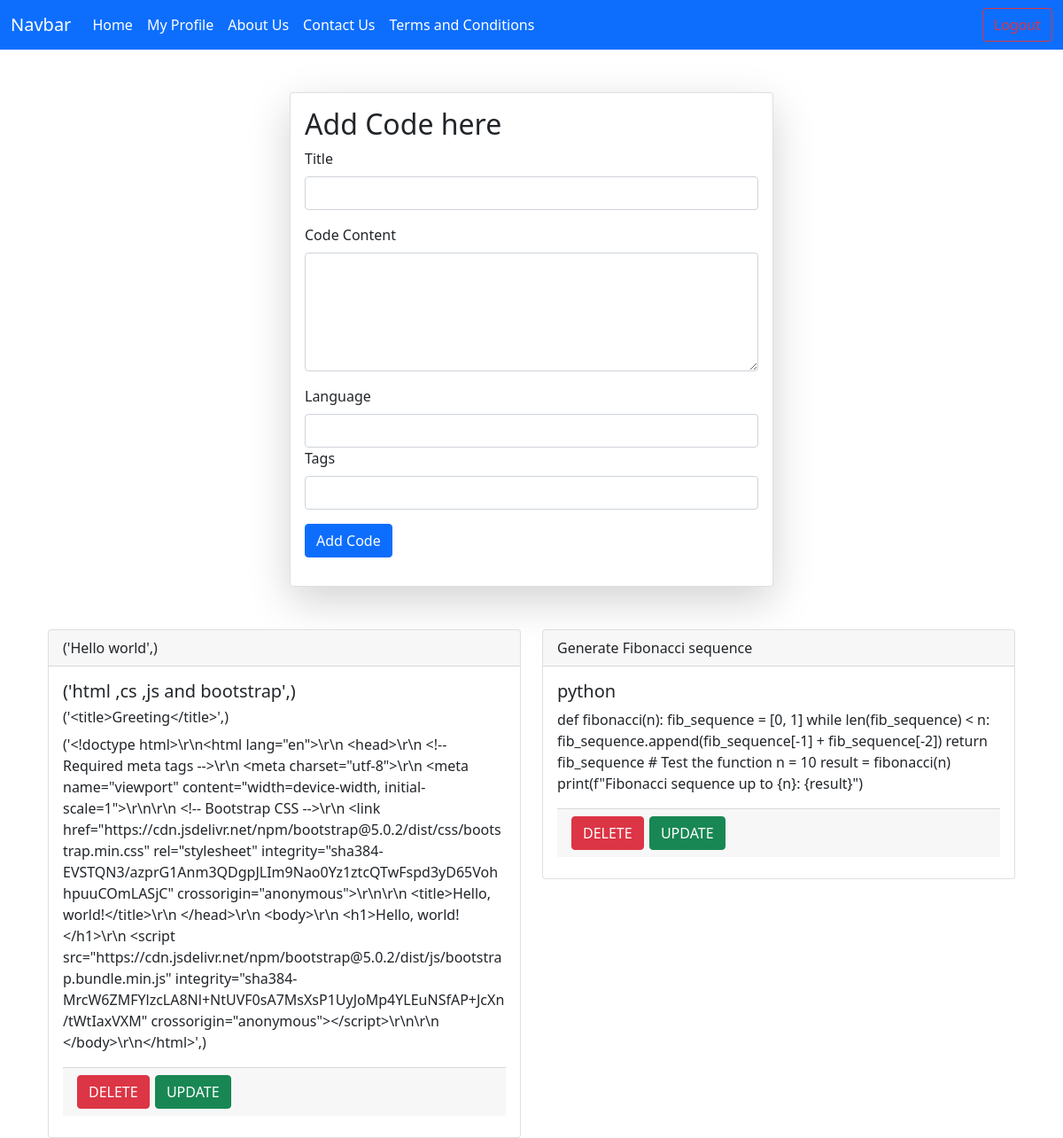
/myProfile/ (signed in), run on an earlier commit of the app's database.
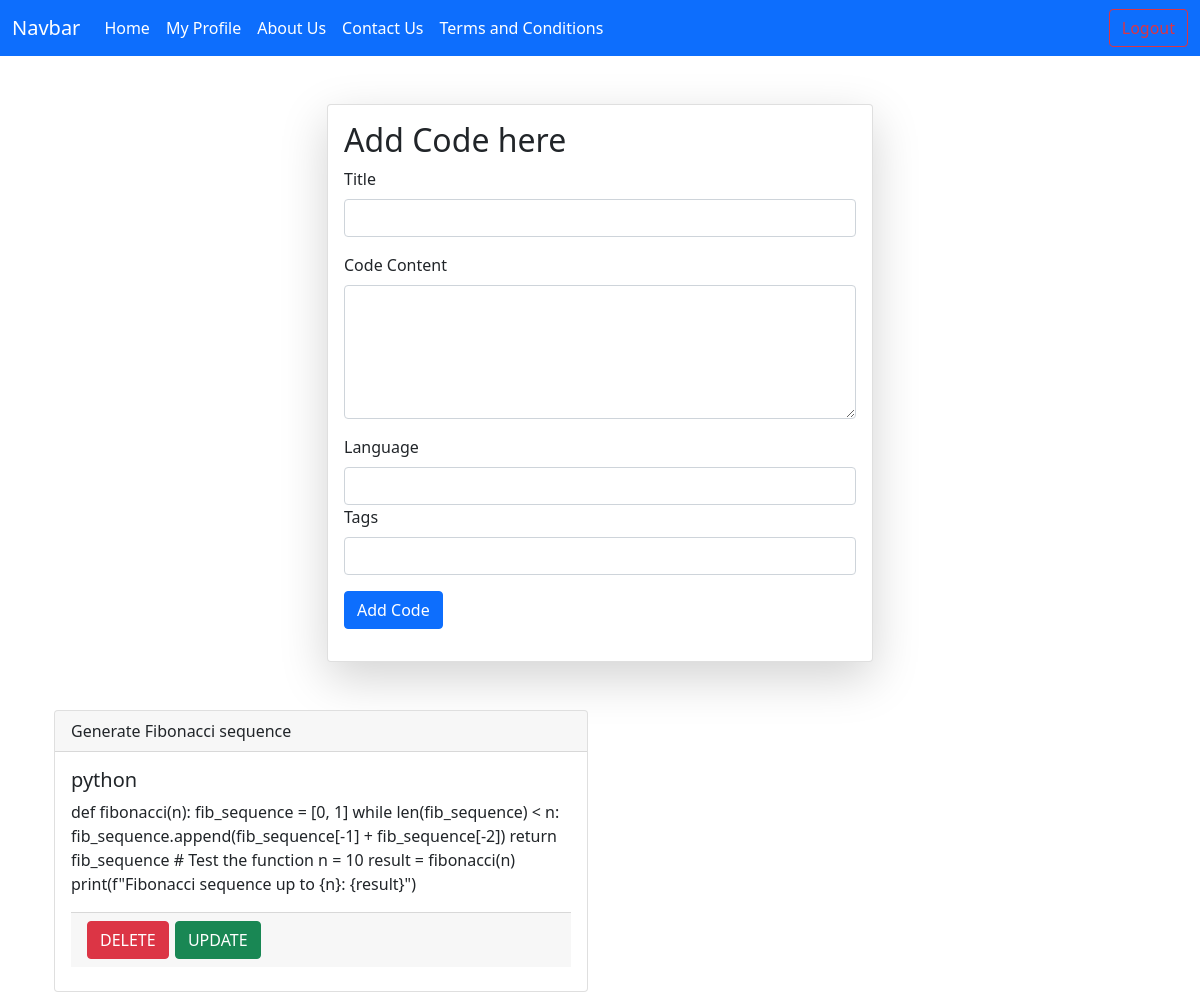
And on a later commit of the database.
### snippetApp/models.py (models this page shows, shortened)
class Code(models.Model):
    title=models.CharField(max_length=250)
    code_content=models.TextField()
    language=models.CharField(max_length=50)
    tags=models.CharField(max_length=250,blank=True,null=True)
    user=models.ForeignKey(User,on_delete=models.CASCADE)

### snippetApp/views.py (the view, shortened to what this page needs)
# urls.py: path('myProfile/',views.myProfile,name="myProfile"),
def myProfile(request):
    user=request.user
    queryset = Code.objects.filter(user=user)
    context = {'CodeContent': queryset}
    return render(request,"my_profile.html",context)

### snippetApp/templates/my_profile.html (shortened to what this page needs)
{% extends "base.html" %}
{% block content %}
<div class="container mt-5">
<form class="col-6 mx-auto card p-3 shadow-lg" method="post" enctype="multipart/form-data">
    <h2>Add Code here</h2>
    <div class="mb-3">
      <label for="inputTitle" class="form-label">Title</label>
      <input type="text" name="title" class="form-control">
    </div>
    <div class="mb-3">
      <label for="inputAddress2" class="form-label">Code Content</label>
      <textarea class="form-control" name="code_content" rows="5" required></textarea>
    </div>
    <div class="mb-3">
        <label for="inputLanguage" class="form-label">Language</label>
        <input type="text" name="language" class="form-control">
    <div class="mb-3">
        <label for="inputTags" class="form-label">Tags</label>
        <input type="text" name="tags" class="form-control">
    </div>
    <div class="col-12">
      <button type="submit" class="btn btn-primary">Add Code</button>
    </div>
  </form>
</div>
<div class="mt-5">
  {% if CodeContent %}
    <div class="row">
      {% for CodeContent in CodeContent %}
        <br>
        <div class="col-sm-6">
          <div class="card">
            <div class="card-header">
              {{CodeContent.title}}
            </div>
            <div class="card-body">
              <h5 class="card-title">{{CodeContent.language}}</h5>
              <h6>{{CodeContent.tags}}</h6>
              <p class="card-text">{{CodeContent.code_content}}</p>
              <h4 class="card-footer">
                <a class="btn btn-danger" href="/delete_codeSnippet/{{CodeContent.id}}">DELETE</a>
                <a class="btn btn-success" href="/update_codeSnippet/{{CodeContent.id}}">UPDATE</a>
            </div>
          </div>
        </div>
        <br>
      {% endfor %}
    </div>
  {% else %}
      <h4>NO CODE AVAILABLE</h4>
  {% endif %}
</div>
{% endblock %}

### snippetApp/templates/base.html (shortened to what this page needs)
<!doctype html>
<html lang="en">
  <head>
    <link href="https://cdn.jsdelivr.net/npm/bootstrap@5.0.2/dist/css/bootstrap.min.css" rel="stylesheet">
  </head>
  <body>
    <nav class="navbar navbar-expand-lg navbar-dark bg-primary">
      <div class="container-fluid">
        <a class="navbar-brand" href="#">Navbar</a>
        <div class="collapse navbar-collapse" id="navbarNav">
          <ul class="navbar-nav">
            <li class="nav-item">
              <a class="nav-link active" aria-current="page" href="add_codeSnippet/">Home</a>
            </li>
            <li class="nav-item">
              <a class="nav-link active" href="/myProfile/">My Profile</a>
            </li>
            <li class="nav-item">
              <a class="nav-link active" href="/aboutUs/">About Us</a>
            </li>
            <li class="nav-item">
              <a class="nav-link active" href="/contactUs/">Contact Us</a>
            </li>
            <li class="nav-item">
              <a class="nav-link active" href="/terms/">Terms and Conditions</a>
            </li>
          </ul>
        </div>
        <div class="d-grid gap-2 d-md-flex justify-content-md-end">
          {% if request.user.is_authenticated %}
          <a class="btn btn-outline-danger" href="/logout" type="button">Logout</a>
          {% else %}
          <a class="btn btn-outline-danger" href="/login" type="button">Login</a>
          {% endif%}
        </div>
      </div>
    </nav>
    <div id="content" class="container">
    {% block content %}I am block content {% endblock %}
    </div>
  </body>
</html>

What changed in the data, as far as the page shows it:
removed Code: title "('Hello world',)", language "('html ,cs ,js and bootstrap',)", tags "('<title>Greeting</title>',)", code_content "('<!doctype html>\\r\\n<html lang=\"en\">\\r\\n <head>\\r\\n <!-- Required meta tags -->\\r\\n <meta charset=\"utf-8\">\\r\\n <meta name=\"viewport\" content=\"width=device-width, initial-scale=1\">\\r\\n\\r\\n <!-- Bootstrap CSS -->\\r\\n <link href=\"https://cdn.jsdelivr.net/npm/bootstrap@5.0.2/dist/css/bootstrap.min.css\" rel=\"stylesheet\" integrity=\"sha384-EVSTQN3/azprG1Anm3QDgpJLIm9Nao0Yz1ztcQTwFspd3yD65VohhpuuCOmLASjC\" crossorigin=\"anonymous\">\\r\\n\\r\\n <title>Hello, world!</title>\\r\\n </head>\\r\\n <body>\\r\\n <h1>Hello, world!</h1>\\r\\n <script src=\"https://cdn.jsdelivr.net/npm/bootstrap@5.0.2/dist/js/bootstrap.bundle.min.js\" integrity=\"sha384-MrcW6ZMFYlzcLA8Nl+NtUVF0sA7MsXsP1UyJoMp4YLEuNSfAP+JcXn/tWtIaxVXM\"…"
